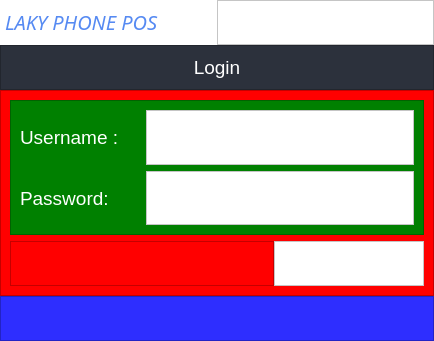
<?xml version="1.0" encoding="UTF-8"?>
<ui version="4.0">
 <class>Form</class>
 <widget class="QWidget" name="Form">
  <property name="geometry">
   <rect>
    <x>0</x>
    <y>0</y>
    <width>434</width>
    <height>341</height>
   </rect>
  </property>
  <property name="windowTitle">
   <string>Form</string>
  </property>
  <layout class="QHBoxLayout" name="horizontalLayout">
   <property name="spacing">
    <number>0</number>
   </property>
   <property name="leftMargin">
    <number>0</number>
   </property>
   <property name="topMargin">
    <number>0</number>
   </property>
   <property name="rightMargin">
    <number>0</number>
   </property>
   <property name="bottomMargin">
    <number>0</number>
   </property>
   <item>
    <widget class="QFrame" name="frame">
     <property name="styleSheet">
      <string notr="true">font-size: 14pt; background : #2c313c; color:white</string>
     </property>
     <property name="frameShape">
      <enum>QFrame::NoFrame</enum>
     </property>
     <property name="frameShadow">
      <enum>QFrame::Raised</enum>
     </property>
     <layout class="QVBoxLayout" name="verticalLayout">
      <property name="spacing">
       <number>0</number>
      </property>
      <property name="leftMargin">
       <number>0</number>
      </property>
      <property name="topMargin">
       <number>0</number>
      </property>
      <property name="rightMargin">
       <number>0</number>
      </property>
      <property name="bottomMargin">
       <number>0</number>
      </property>
      <item>
       <widget class="QFrame" name="header">
        <property name="maximumSize">
         <size>
          <width>16777215</width>
          <height>45</height>
         </size>
        </property>
        <property name="styleSheet">
         <string notr="true">background-color:white;</string>
        </property>
        <property name="frameShape">
         <enum>QFrame::NoFrame</enum>
        </property>
        <property name="frameShadow">
         <enum>QFrame::Raised</enum>
        </property>
        <layout class="QHBoxLayout" name="horizontalLayout_2">
         <property name="spacing">
          <number>0</number>
         </property>
         <property name="leftMargin">
          <number>0</number>
         </property>
         <property name="topMargin">
          <number>0</number>
         </property>
         <property name="rightMargin">
          <number>0</number>
         </property>
         <property name="bottomMargin">
          <number>0</number>
         </property>
         <item>
          <widget class="QFrame" name="frame_5">
           <property name="frameShape">
            <enum>QFrame::NoFrame</enum>
           </property>
           <property name="frameShadow">
            <enum>QFrame::Raised</enum>
           </property>
           <layout class="QVBoxLayout" name="verticalLayout_3">
            <property name="spacing">
             <number>0</number>
            </property>
            <property name="leftMargin">
             <number>5</number>
            </property>
            <property name="topMargin">
             <number>0</number>
            </property>
            <property name="rightMargin">
             <number>0</number>
            </property>
            <property name="bottomMargin">
             <number>0</number>
            </property>
            <item>
             <widget class="QLabel" name="label">
              <property name="font">
               <font>
                <family>Segoe Script</family>
                <pointsize>-1</pointsize>
                <italic>true</italic>
               </font>
              </property>
              <property name="layoutDirection">
               <enum>Qt::RightToLeft</enum>
              </property>
              <property name="autoFillBackground">
               <bool>false</bool>
              </property>
              <property name="styleSheet">
               <string notr="true">font-size: 20px;
color :#568af2;
font-style:italic</string>
              </property>
              <property name="text">
               <string>LAKY PHONE POS</string>
              </property>
              <property name="textFormat">
               <enum>Qt::RichText</enum>
              </property>
              <property name="scaledContents">
               <bool>true</bool>
              </property>
              <property name="alignment">
               <set>Qt::AlignLeading|Qt::AlignLeft|Qt::AlignVCenter</set>
              </property>
              <property name="wordWrap">
               <bool>true</bool>
              </property>
             </widget>
            </item>
           </layout>
          </widget>
         </item>
         <item>
          <widget class="QFrame" name="frame_6">
           <property name="frameShape">
            <enum>QFrame::StyledPanel</enum>
           </property>
           <property name="frameShadow">
            <enum>QFrame::Raised</enum>
           </property>
          </widget>
         </item>
        </layout>
       </widget>
      </item>
      <item>
       <widget class="QFrame" name="login">
        <property name="maximumSize">
         <size>
          <width>16777215</width>
          <height>45</height>
         </size>
        </property>
        <property name="styleSheet">
         <string notr="true">/**background-color:#777**/
</string>
        </property>
        <property name="frameShape">
         <enum>QFrame::StyledPanel</enum>
        </property>
        <property name="frameShadow">
         <enum>QFrame::Raised</enum>
        </property>
        <layout class="QVBoxLayout" name="verticalLayout_2">
         <property name="leftMargin">
          <number>0</number>
         </property>
         <property name="topMargin">
          <number>0</number>
         </property>
         <property name="rightMargin">
          <number>0</number>
         </property>
         <property name="bottomMargin">
          <number>0</number>
         </property>
         <item>
          <widget class="QLabel" name="label_2">
           <property name="maximumSize">
            <size>
             <width>16777215</width>
             <height>45</height>
            </size>
           </property>
           <property name="text">
            <string>Login</string>
           </property>
           <property name="alignment">
            <set>Qt::AlignCenter</set>
           </property>
          </widget>
         </item>
        </layout>
       </widget>
      </item>
      <item>
       <widget class="QFrame" name="content">
        <property name="styleSheet">
         <string notr="true">background:red</string>
        </property>
        <property name="frameShape">
         <enum>QFrame::StyledPanel</enum>
        </property>
        <property name="frameShadow">
         <enum>QFrame::Raised</enum>
        </property>
        <layout class="QVBoxLayout" name="verticalLayout_4">
         <item>
          <widget class="QFrame" name="login_form">
           <property name="styleSheet">
            <string notr="true">background:green</string>
           </property>
           <property name="frameShape">
            <enum>QFrame::StyledPanel</enum>
           </property>
           <property name="frameShadow">
            <enum>QFrame::Raised</enum>
           </property>
           <layout class="QGridLayout" name="gridLayout">
            <item row="0" column="1">
             <widget class="QFrame" name="frame_2">
              <property name="styleSheet">
               <string notr="true">background:white</string>
              </property>
              <property name="frameShape">
               <enum>QFrame::StyledPanel</enum>
              </property>
              <property name="frameShadow">
               <enum>QFrame::Raised</enum>
              </property>
             </widget>
            </item>
            <item row="0" column="0">
             <widget class="QLabel" name="label_3">
              <property name="maximumSize">
               <size>
                <width>120</width>
                <height>16777215</height>
               </size>
              </property>
              <property name="text">
               <string>Username :</string>
              </property>
             </widget>
            </item>
            <item row="1" column="0">
             <widget class="QLabel" name="label_4">
              <property name="maximumSize">
               <size>
                <width>120</width>
                <height>16777215</height>
               </size>
              </property>
              <property name="text">
               <string>Password:</string>
              </property>
             </widget>
            </item>
            <item row="1" column="1">
             <widget class="QFrame" name="frame_3">
              <property name="styleSheet">
               <string notr="true">background:white</string>
              </property>
              <property name="frameShape">
               <enum>QFrame::StyledPanel</enum>
              </property>
              <property name="frameShadow">
               <enum>QFrame::Raised</enum>
              </property>
             </widget>
            </item>
           </layout>
          </widget>
         </item>
         <item>
          <widget class="QFrame" name="buttons">
           <property name="maximumSize">
            <size>
             <width>16777215</width>
             <height>45</height>
            </size>
           </property>
           <property name="frameShape">
            <enum>QFrame::NoFrame</enum>
           </property>
           <property name="frameShadow">
            <enum>QFrame::Raised</enum>
           </property>
           <layout class="QHBoxLayout" name="horizontalLayout_3">
            <property name="spacing">
             <number>0</number>
            </property>
            <property name="leftMargin">
             <number>0</number>
            </property>
            <property name="topMargin">
             <number>0</number>
            </property>
            <property name="rightMargin">
             <number>0</number>
            </property>
            <property name="bottomMargin">
             <number>0</number>
            </property>
            <item>
             <widget class="QFrame" name="frame_7">
              <property name="frameShape">
               <enum>QFrame::StyledPanel</enum>
              </property>
              <property name="frameShadow">
               <enum>QFrame::Raised</enum>
              </property>
             </widget>
            </item>
            <item>
             <widget class="QFrame" name="frame_4">
              <property name="maximumSize">
               <size>
                <width>150</width>
                <height>16777215</height>
               </size>
              </property>
              <property name="styleSheet">
               <string notr="true">background:white</string>
              </property>
              <property name="frameShape">
               <enum>QFrame::StyledPanel</enum>
              </property>
              <property name="frameShadow">
               <enum>QFrame::Raised</enum>
              </property>
             </widget>
            </item>
           </layout>
          </widget>
         </item>
        </layout>
       </widget>
      </item>
      <item>
       <widget class="QFrame" name="status">
        <property name="maximumSize">
         <size>
          <width>16777215</width>
          <height>45</height>
         </size>
        </property>
        <property name="styleSheet">
         <string notr="true">background-color:rgb(46, 46, 255)</string>
        </property>
        <property name="frameShape">
         <enum>QFrame::StyledPanel</enum>
        </property>
        <property name="frameShadow">
         <enum>QFrame::Raised</enum>
        </property>
       </widget>
      </item>
     </layout>
    </widget>
   </item>
  </layout>
 </widget>
 <resources/>
 <connections/>
</ui>
